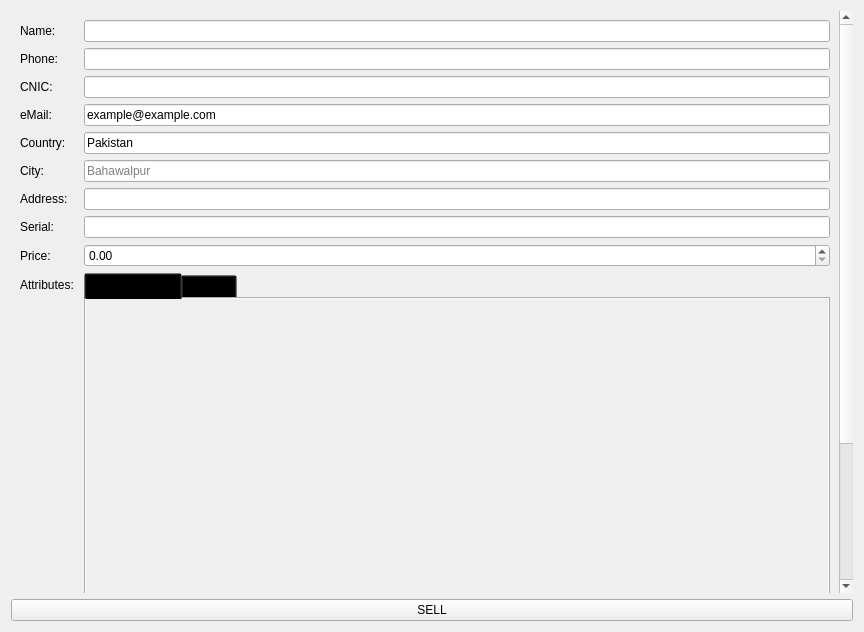
<?xml version="1.0" encoding="UTF-8"?>
<ui version="4.0">
 <class>Sell</class>
 <widget class="QDialog" name="Sell">
  <property name="geometry">
   <rect>
    <x>0</x>
    <y>0</y>
    <width>864</width>
    <height>632</height>
   </rect>
  </property>
  <property name="minimumSize">
   <size>
    <width>0</width>
    <height>250</height>
   </size>
  </property>
  <property name="windowTitle">
   <string>Dialog</string>
  </property>
  <layout class="QGridLayout" name="layout_sell_widget">
   <item row="0" column="0">
    <widget class="QScrollArea" name="scrollArea">
     <property name="frameShape">
      <enum>QFrame::NoFrame</enum>
     </property>
     <property name="frameShadow">
      <enum>QFrame::Sunken</enum>
     </property>
     <property name="lineWidth">
      <number>1</number>
     </property>
     <property name="widgetResizable">
      <bool>true</bool>
     </property>
     <widget class="QWidget" name="scrollAreaWidgetContents">
      <property name="geometry">
       <rect>
        <x>0</x>
        <y>-237</y>
        <width>832</width>
        <height>818</height>
       </rect>
      </property>
      <layout class="QGridLayout" name="gridLayout_2">
       <item row="0" column="0">
        <layout class="QFormLayout" name="formLayout">
         <item row="0" column="0">
          <widget class="QLabel" name="label">
           <property name="text">
            <string>Name:</string>
           </property>
          </widget>
         </item>
         <item row="1" column="0">
          <widget class="QLabel" name="label_2">
           <property name="text">
            <string>Phone:</string>
           </property>
          </widget>
         </item>
         <item row="2" column="0">
          <widget class="QLabel" name="label_3">
           <property name="text">
            <string>CNIC: </string>
           </property>
          </widget>
         </item>
         <item row="3" column="0">
          <widget class="QLabel" name="label_4">
           <property name="text">
            <string>eMail: </string>
           </property>
          </widget>
         </item>
         <item row="4" column="0">
          <widget class="QLabel" name="label_5">
           <property name="text">
            <string>Country: </string>
           </property>
          </widget>
         </item>
         <item row="5" column="0">
          <widget class="QLabel" name="label_6">
           <property name="text">
            <string>City: </string>
           </property>
          </widget>
         </item>
         <item row="6" column="0">
          <widget class="QLabel" name="label_7">
           <property name="text">
            <string>Address: </string>
           </property>
          </widget>
         </item>
         <item row="0" column="1">
          <widget class="QLineEdit" name="le_name"/>
         </item>
         <item row="1" column="1">
          <widget class="QLineEdit" name="le_phone"/>
         </item>
         <item row="2" column="1">
          <widget class="QLineEdit" name="le_cnic"/>
         </item>
         <item row="3" column="1">
          <widget class="QLineEdit" name="le_email">
           <property name="text">
            <string>example@example.com</string>
           </property>
           <property name="placeholderText">
            <string>example@example.com</string>
           </property>
          </widget>
         </item>
         <item row="4" column="1">
          <widget class="QLineEdit" name="le_country">
           <property name="text">
            <string>Pakistan</string>
           </property>
           <property name="placeholderText">
            <string>Pakistan</string>
           </property>
          </widget>
         </item>
         <item row="5" column="1">
          <widget class="QLineEdit" name="le_city">
           <property name="text">
            <string/>
           </property>
           <property name="placeholderText">
            <string>Bahawalpur</string>
           </property>
          </widget>
         </item>
         <item row="6" column="1">
          <widget class="QLineEdit" name="le_address"/>
         </item>
         <item row="7" column="0">
          <widget class="QLabel" name="label_8">
           <property name="text">
            <string>Serial: </string>
           </property>
          </widget>
         </item>
         <item row="8" column="0">
          <widget class="QLabel" name="label_9">
           <property name="text">
            <string>Price: </string>
           </property>
          </widget>
         </item>
         <item row="7" column="1">
          <widget class="QLineEdit" name="le_serial"/>
         </item>
         <item row="9" column="0">
          <widget class="QLabel" name="label_10">
           <property name="text">
            <string>Attributes: </string>
           </property>
          </widget>
         </item>
         <item row="9" column="1">
          <widget class="QTabWidget" name="tab_widget_attributes">
           <property name="minimumSize">
            <size>
             <width>0</width>
             <height>500</height>
            </size>
           </property>
           <property name="styleSheet">
            <string notr="true">QTabBar{
	background-color: transparent;
}</string>
           </property>
           <property name="currentIndex">
            <number>0</number>
           </property>
           <widget class="QWidget" name="tab_selectors">
            <property name="layoutDirection">
             <enum>Qt::LeftToRight</enum>
            </property>
            <property name="autoFillBackground">
             <bool>true</bool>
            </property>
            <attribute name="title">
             <string>SELECTORS</string>
            </attribute>
            <layout class="QGridLayout" name="layout_tab_selectors">
             <property name="leftMargin">
              <number>0</number>
             </property>
             <property name="topMargin">
              <number>0</number>
             </property>
             <property name="rightMargin">
              <number>0</number>
             </property>
             <property name="bottomMargin">
              <number>0</number>
             </property>
             <item row="2" column="1">
              <widget class="QPushButton" name="btn_plus">
               <property name="sizePolicy">
                <sizepolicy hsizetype="Preferred" vsizetype="Fixed">
                 <horstretch>0</horstretch>
                 <verstretch>0</verstretch>
                </sizepolicy>
               </property>
               <property name="text">
                <string/>
               </property>
               <property name="icon">
                <iconset resource="../../../resources/icons.qrc">
                 <normaloff>:/icons/icons/node-plus.svg</normaloff>:/icons/icons/node-plus.svg</iconset>
               </property>
               <property name="iconSize">
                <size>
                 <width>32</width>
                 <height>32</height>
                </size>
               </property>
               <property name="flat">
                <bool>false</bool>
               </property>
              </widget>
             </item>
             <item row="2" column="2">
              <widget class="QPushButton" name="pushButton">
               <property name="sizePolicy">
                <sizepolicy hsizetype="Preferred" vsizetype="Fixed">
                 <horstretch>0</horstretch>
                 <verstretch>0</verstretch>
                </sizepolicy>
               </property>
               <property name="text">
                <string/>
               </property>
               <property name="icon">
                <iconset resource="../../../resources/icons.qrc">
                 <normaloff>:/icons/icons/send-check.svg</normaloff>:/icons/icons/send-check.svg</iconset>
               </property>
               <property name="iconSize">
                <size>
                 <width>32</width>
                 <height>32</height>
                </size>
               </property>
              </widget>
             </item>
             <item row="2" column="0">
              <widget class="QPushButton" name="btn_remove_last">
               <property name="text">
                <string/>
               </property>
               <property name="icon">
                <iconset resource="../../../resources/icons.qrc">
                 <normaloff>:/icons/icons/node-minus.svg</normaloff>:/icons/icons/node-minus.svg</iconset>
               </property>
               <property name="iconSize">
                <size>
                 <width>32</width>
                 <height>32</height>
                </size>
               </property>
              </widget>
             </item>
             <item row="0" column="0" colspan="3">
              <widget class="QScrollArea" name="scrollArea_2">
               <property name="frameShape">
                <enum>QFrame::NoFrame</enum>
               </property>
               <property name="widgetResizable">
                <bool>true</bool>
               </property>
               <property name="alignment">
                <set>Qt::AlignLeading|Qt::AlignLeft|Qt::AlignVCenter</set>
               </property>
               <widget class="QWidget" name="scrollAreaWidgetContents_2">
                <property name="geometry">
                 <rect>
                  <x>0</x>
                  <y>0</y>
                  <width>728</width>
                  <height>423</height>
                 </rect>
                </property>
                <layout class="QVBoxLayout" name="v_layout_tab_selectors">
                 <property name="leftMargin">
                  <number>0</number>
                 </property>
                 <property name="topMargin">
                  <number>0</number>
                 </property>
                 <property name="rightMargin">
                  <number>0</number>
                 </property>
                 <property name="bottomMargin">
                  <number>0</number>
                 </property>
                </layout>
               </widget>
              </widget>
             </item>
            </layout>
           </widget>
           <widget class="QWidget" name="tab_text">
            <property name="autoFillBackground">
             <bool>true</bool>
            </property>
            <attribute name="title">
             <string>TEXT</string>
            </attribute>
            <layout class="QGridLayout" name="layout_tab_text">
             <item row="1" column="0">
              <widget class="QTextEdit" name="te_attributes_text">
               <property name="html">
                <string>&lt;!DOCTYPE HTML PUBLIC &quot;-//W3C//DTD HTML 4.0//EN&quot; &quot;http://www.w3.org/TR/REC-html40/strict.dtd&quot;&gt;
&lt;html&gt;&lt;head&gt;&lt;meta name=&quot;qrichtext&quot; content=&quot;1&quot; /&gt;&lt;style type=&quot;text/css&quot;&gt;
p, li { white-space: pre-wrap; }
&lt;/style&gt;&lt;/head&gt;&lt;body style=&quot; font-family:'Cantarell'; font-size:11pt; font-weight:400; font-style:normal;&quot;&gt;
&lt;p style=&quot;-qt-paragraph-type:empty; margin-top:0px; margin-bottom:0px; margin-left:0px; margin-right:0px; -qt-block-indent:0; text-indent:0px;&quot;&gt;&lt;br /&gt;&lt;/p&gt;&lt;/body&gt;&lt;/html&gt;</string>
               </property>
              </widget>
             </item>
            </layout>
           </widget>
          </widget>
         </item>
         <item row="8" column="1">
          <widget class="QDoubleSpinBox" name="sb_price"/>
         </item>
        </layout>
       </item>
      </layout>
     </widget>
    </widget>
   </item>
   <item row="1" column="0">
    <widget class="QPushButton" name="btn_sell">
     <property name="text">
      <string>SELL</string>
     </property>
    </widget>
   </item>
  </layout>
 </widget>
 <resources>
  <include location="../../../resources/icons.qrc"/>
 </resources>
 <connections/>
</ui>
